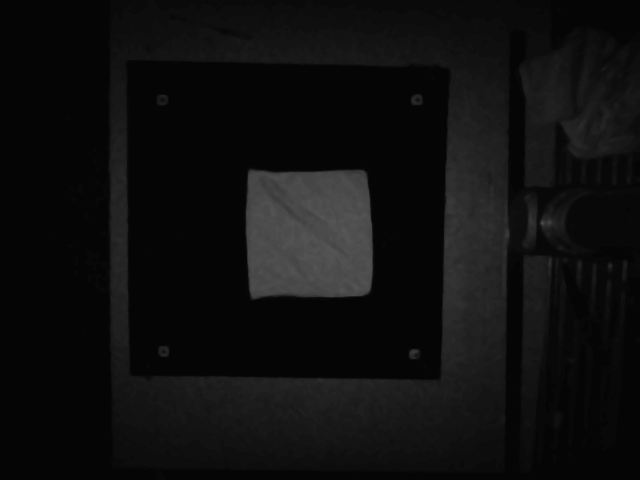
#> input picture tools/img/ir_origin.png, 640 x 480 px
$ python ori-64.py
#> lines starting #> are read from the running program, lines starting #| are printed output that depends on the picture
import cv2
import numpy as np

# 原始图像的宽度和高度
img_width, img_height = 640, 480

# 读取原始图像
img = cv2.imread('img/ir_origin.png')  # 请将 'path_to_original_image.jpg' 替换为你的原始图像路径
#> img is the input picture: shape (480, 640, 3); min 5, max 87, mean 15.2

# 已知的关键点
crop_keypoints = np.array([
    [0, 0],
    [300, 0],
    [0, 300],
    [300, 300],
])

# rgb_keypoints = np.array([
#     [117, 72],
#     [444, 72],
#     [117, 401],
#     [443, 402]
# ])


rgb_keypoints = np.array([
    [167, 104],
    [411, 104],
    [168, 346],
    [409, 349]
])
# 计算单应性矩阵
rgb_h, _ = cv2.findHomography(rgb_keypoints, crop_keypoints)

# 使用单应性矩阵对原始图像进行透视变换
color = cv2.warpPerspective(img, rgb_h, (300, 300))
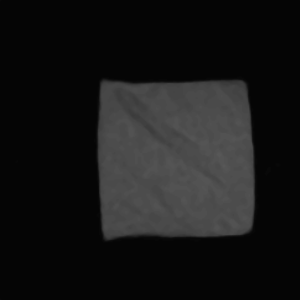
#> color: shape (300, 300, 3); min 5, max 87, mean 23.3
cv2.imwrite('color300.jpg', color)
# 将变换后的图像调整为 64x64
color_resized = cv2.resize(color, (64, 64))

# 保存变换后的图像
cv2.imwrite('color_resized.jpg', color_resized)
